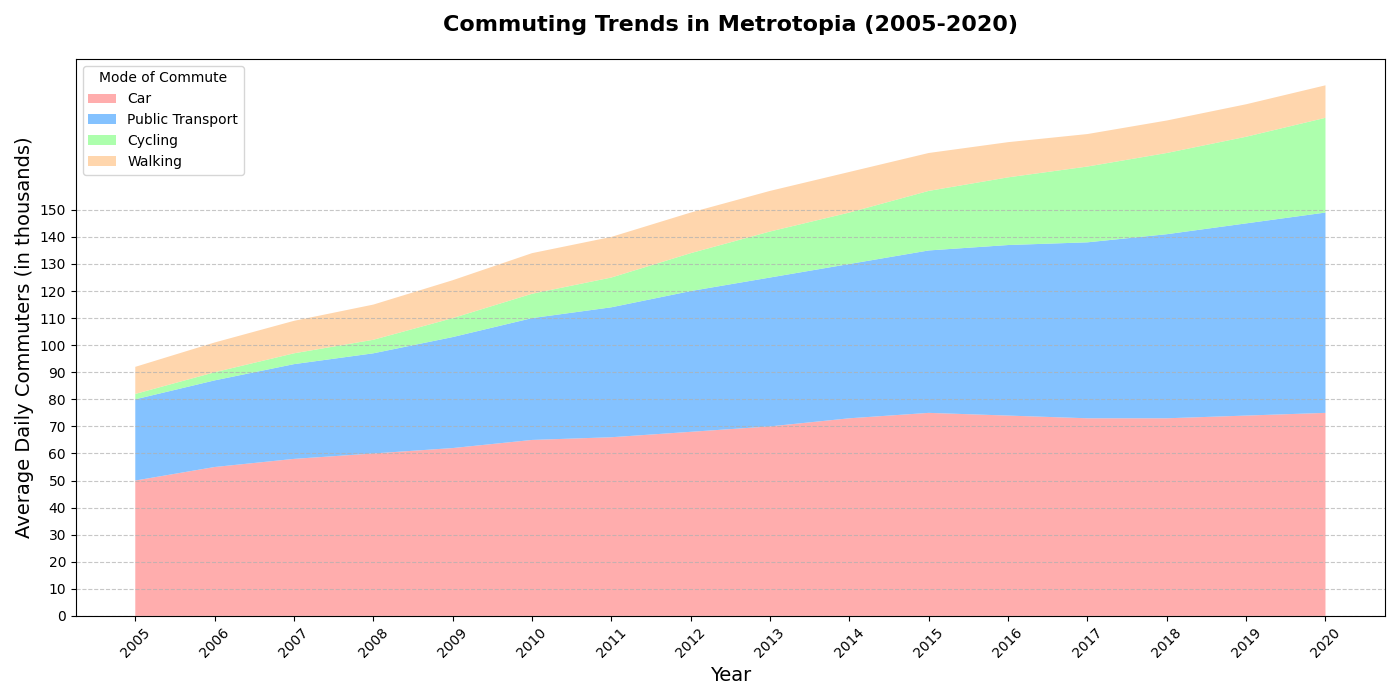

Source code (Python):
import matplotlib.pyplot as plt
import numpy as np

# Backstory:
# The chart represents the growth of different means of commuting in the city of Metrotopia over the span of 15 years (2005-2020).
# The categories include Car, Public Transport, Cycling, and Walking.

# Years from 2005 to 2020
years = np.arange(2005, 2021)

# Artificial data representing average daily commuters (in thousands)
car_commuters = np.array([50, 55, 58, 60, 62, 65, 66, 68, 70, 73, 75, 74, 73, 73, 74, 75])
public_transport_commuters = np.array([30, 32, 35, 37, 41, 45, 48, 52, 55, 57, 60, 63, 65, 68, 71, 74])
cycling_commuters = np.array([2, 3, 4, 5, 7, 9, 11, 14, 17, 19, 22, 25, 28, 30, 32, 35])
walking_commuters = np.array([10, 11, 12, 13, 14, 15, 15, 15, 15, 15, 14, 13, 12, 12, 12, 12])

# Plotting
fig, ax = plt.subplots(figsize=(14, 7))

# Create stacked area chart
ax.stackplot(years, car_commuters, public_transport_commuters, cycling_commuters, walking_commuters,
             labels=['Car', 'Public Transport', 'Cycling', 'Walking'],
             colors=['#ff9999', '#66b3ff', '#99ff99', '#ffcc99'], alpha=0.8)

# Set title and labels
ax.set_title('Commuting Trends in Metrotopia (2005-2020)', fontsize=16, fontweight='bold', pad=20)
ax.set_xlabel('Year', fontsize=14)
ax.set_ylabel('Average Daily Commuters (in thousands)', fontsize=14)
ax.set_xticks(years[::1])
ax.set_xticklabels(years, rotation=45, fontsize=10)
ax.set_yticks(np.arange(0, 160, 10))
ax.set_yticklabels(np.arange(0, 160, 10), fontsize=10)

# Adding a grid
ax.grid(axis='y', linestyle='--', alpha=0.7)

# Adding legend
ax.legend(loc='upper left', title='Mode of Commute', fontsize=10)

# Automatically adjust plot dimensions to avoid clipping
plt.tight_layout()

# Show the plot
plt.show()
